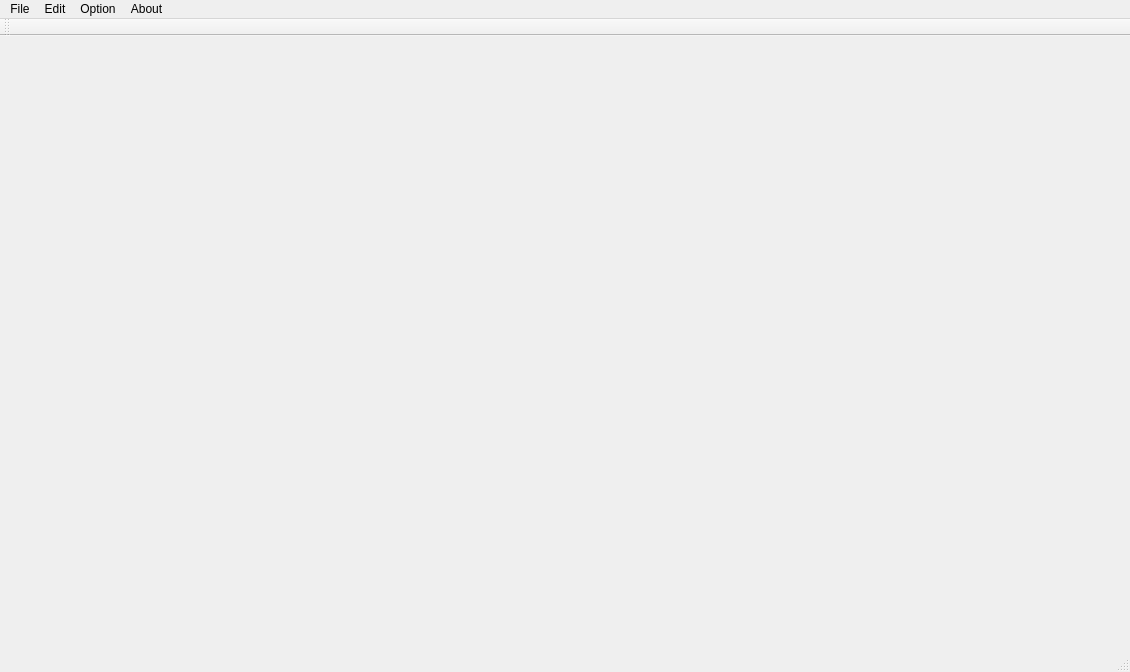
<?xml version="1.0" encoding="UTF-8"?>
<ui version="4.0">
 <class>MainWindow</class>
 <widget class="QMainWindow" name="MainWindow">
  <property name="geometry">
   <rect>
    <x>0</x>
    <y>0</y>
    <width>1130</width>
    <height>672</height>
   </rect>
  </property>
  <property name="windowTitle">
   <string>PCLab</string>
  </property>
  <widget class="QWidget" name="centralWidget">
   <widget class="QWidget" name="horizontalLayoutWidget">
    <property name="geometry">
     <rect>
      <x>10</x>
      <y>10</y>
      <width>1111</width>
      <height>601</height>
     </rect>
    </property>
    <layout class="QHBoxLayout" name="pHBoxLayout"/>
   </widget>
  </widget>
  <widget class="QMenuBar" name="menuBar">
   <property name="geometry">
    <rect>
     <x>0</x>
     <y>0</y>
     <width>1130</width>
     <height>21</height>
    </rect>
   </property>
   <widget class="QMenu" name="menuFile">
    <property name="title">
     <string>File</string>
    </property>
   </widget>
   <widget class="QMenu" name="menuEdit">
    <property name="title">
     <string>Edit</string>
    </property>
   </widget>
   <widget class="QMenu" name="menuOption">
    <property name="title">
     <string>Option</string>
    </property>
   </widget>
   <widget class="QMenu" name="menuAbout">
    <property name="title">
     <string>About</string>
    </property>
   </widget>
   <addaction name="menuFile"/>
   <addaction name="menuEdit"/>
   <addaction name="menuOption"/>
   <addaction name="menuAbout"/>
  </widget>
  <widget class="QToolBar" name="mainToolBar">
   <attribute name="toolBarArea">
    <enum>TopToolBarArea</enum>
   </attribute>
   <attribute name="toolBarBreak">
    <bool>false</bool>
   </attribute>
  </widget>
  <widget class="QStatusBar" name="statusBar"/>
 </widget>
 <layoutdefault spacing="6" margin="11"/>
 <resources/>
 <connections/>
</ui>
